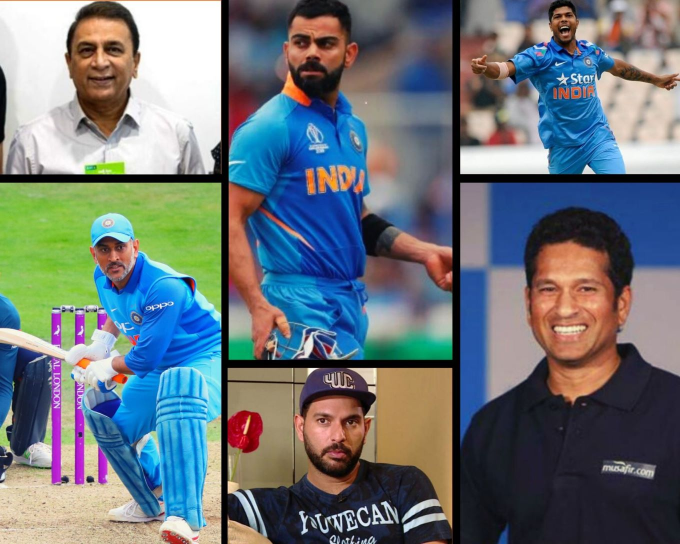
#> input picture Face_Detector/multi_image_detector/c1.jpg, 1360 x 1088 px (shown at 1/2 size); its folder holds only this picture in this run
$ python project.py
#> lines starting #> are read from the running program, lines starting #| are printed output that depends on the picture; after the words box and inside, x2 and y2 are one past the last pixel; in counts of white or black regions, pixels touching at a corner belong together
import cv2
import glob

all_images = glob.glob("*.jpg")
detect = cv2.CascadeClassifier("haarcascade_frontalface_default.xml")

for image in all_images:
    img = cv2.imread(image)
#> img is the input picture: shape (1088, 1360, 3); mean B, G, R 121.2, 116.6, 107.7
    gray_img = cv2.cvtColor(img, cv2.COLOR_BGR2GRAY)
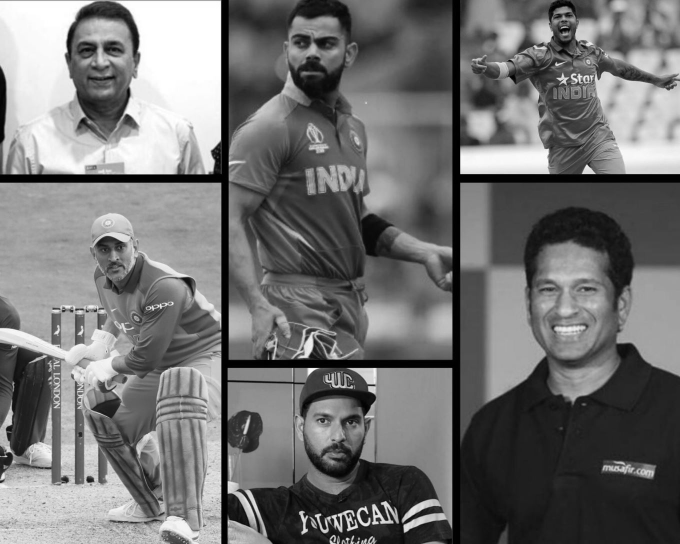
#> gray_img: shape (1088, 1360) (shown at 1/2 size); min 0, max 255, mean 114.5
    faces = detect.detectMultiScale(gray_img, 1.1, 5)
#> faces = [[1097, 9, 60, 60], [196, 947, 62, 62], [177, 461, 96, 96], [601, 786, 148, 148], [555, 31, 144, 144], [120, 37, 161, 161], [1041, 504, 192, 192]]

    for (x, y, w, h) in faces:
        final_img = cv2.rectangle(img, (x, y), (x+w, y+h), (0, 255, 0), 2)
#> this loop made 7 passes
#> pass 2, `final_img = cv2.rectangle(img, (x, y), (x+w, y+h), (0, 255, 0), 2)`:
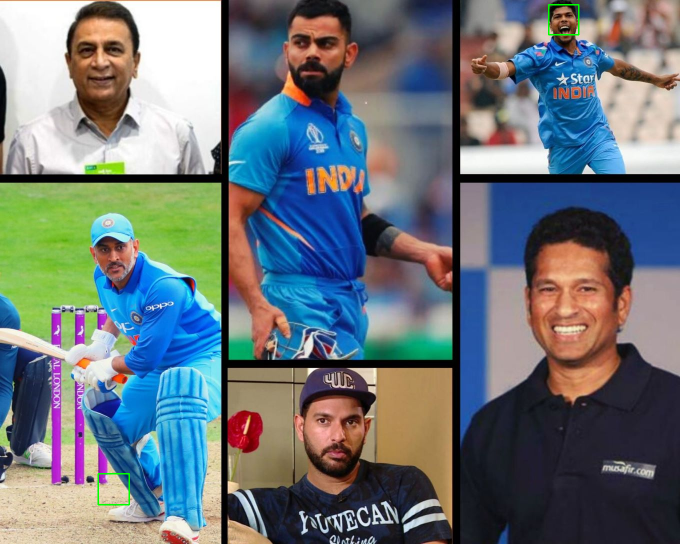
#> final_img: shape (1088, 1360, 3) (shown at 1/2 size); mean B, G, R 121.1, 116.7, 107.6
#> pass 3, `final_img = cv2.rectangle(img, (x, y), (x+w, y+h), (0, 255, 0), 2)`:
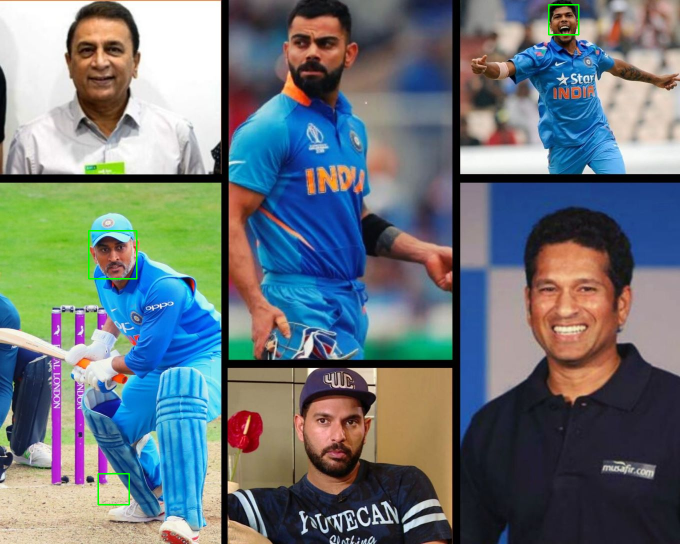
#> final_img: shape (1088, 1360, 3) (shown at 1/2 size); 0.08% of pixels changed, all inside (x1, y1, x2, y2) = (176, 460, 275, 559)
#> after the loop:
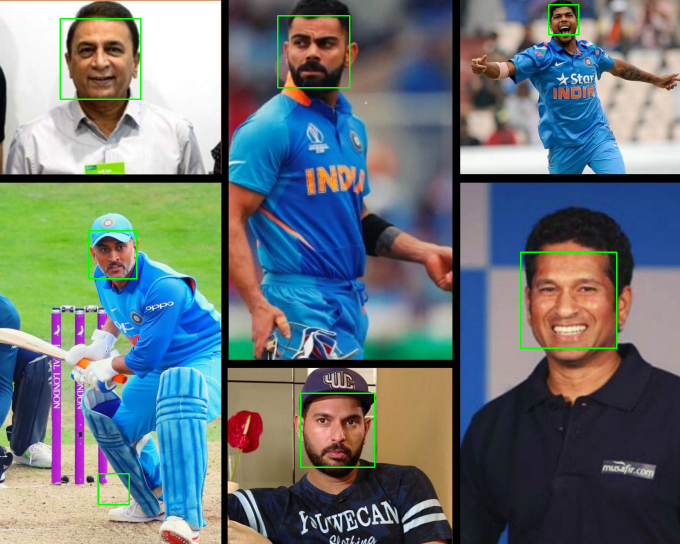
#> img: shape (1088, 1360, 3) (shown at 1/2 size); 0.7% of pixels changed, all inside (x1, y1, x2, y2) = (119, 8, 1235, 1011)

    cv2.imshow("Face Detection", final_img)
    cv2.waitKey(2000)
    cv2.destroyAllWindows()

$ run again, on Face_Detector/multi_image_detector/c5.jpg
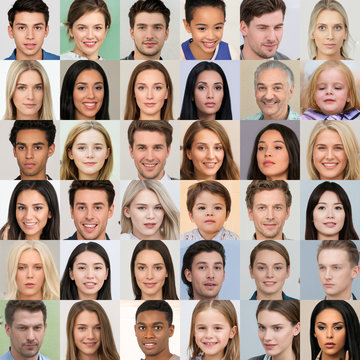
#> input picture Face_Detector/multi_image_detector/c5.jpg, 360 x 360 px
#> img is the input picture: shape (360, 360, 3); mean B, G, R 134.6, 148.3, 172.1
#> `gray_img = cv2.cvtColor(img, cv2.COLOR_BGR2GRAY)`:
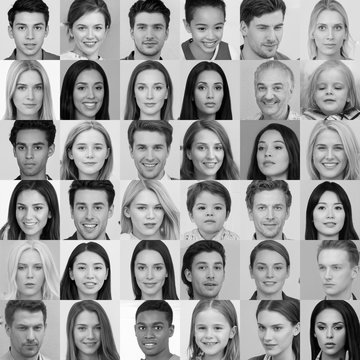
#> gray_img: shape (360, 360); min 0, max 255, mean 153.8
#> faces = 36 rows, first 6: [7, 10, 47, 47], [6, 128, 50, 50], [65, 188, 50, 50], [130, 312, 39, 39], [189, 72, 42, 42], [68, 70, 44, 44]
#> the loop `for (x, y, w, h) in faces:` made 36 passes
#> after the loop `for (x, y, w, h) in faces:`:
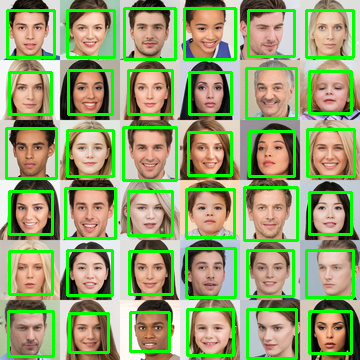
#> img: shape (360, 360, 3); 15.17% of pixels changed, all inside (x1, y1, x2, y2) = (5, 7, 356, 360)
